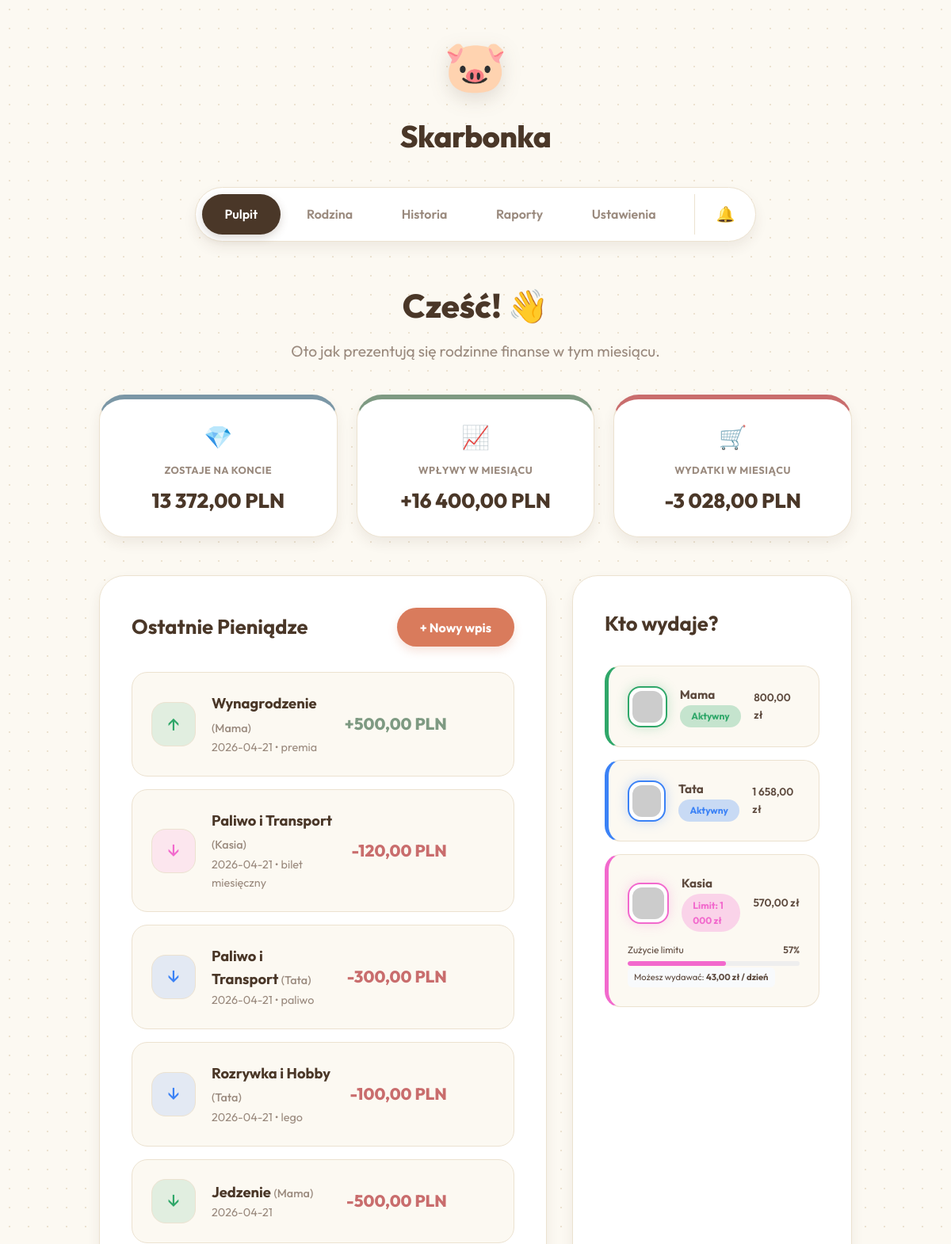
Before: / (upper part) with the older database file.
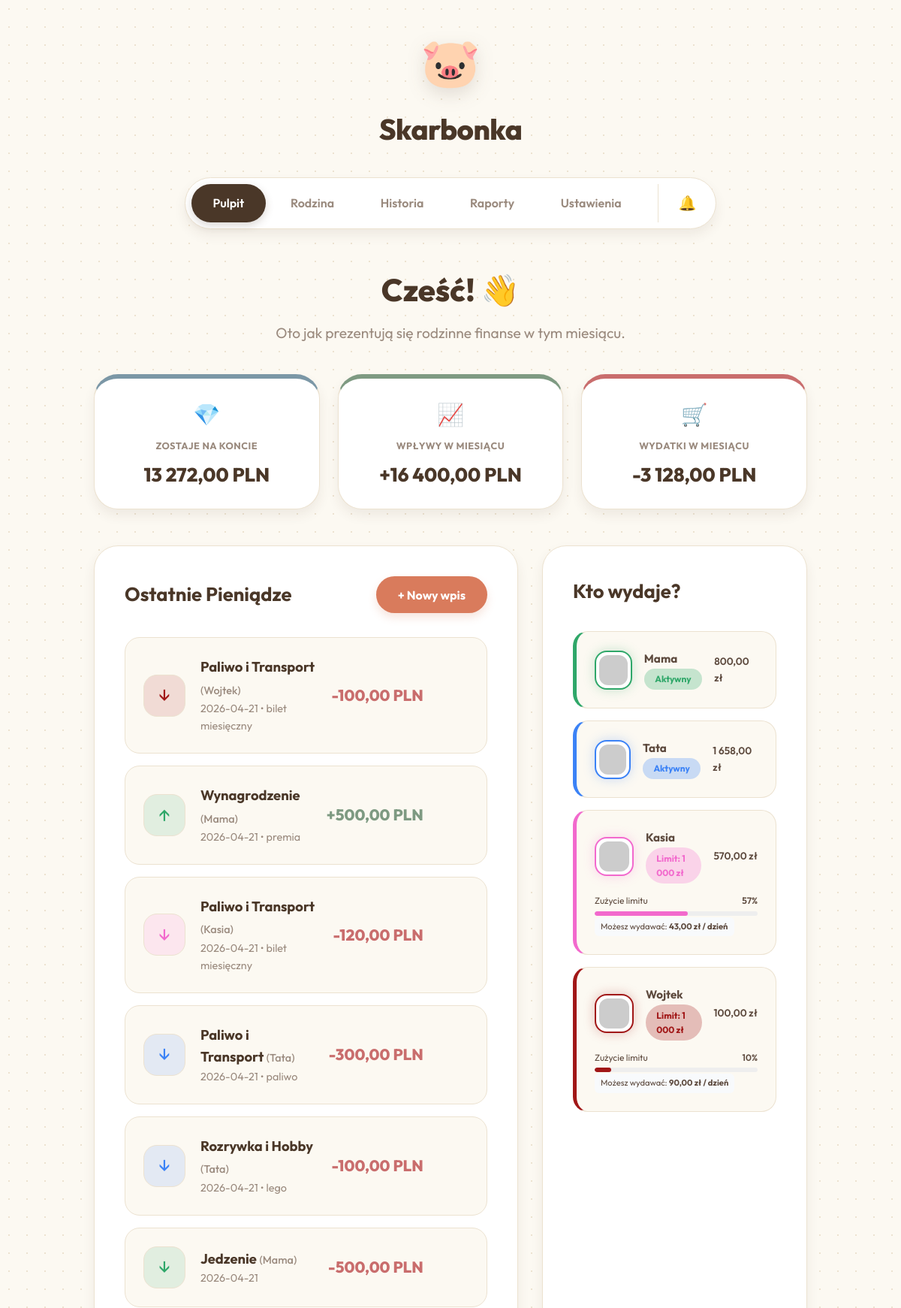
After: the same page with the newer database file.
### tables this page shows
CREATE TABLE transactions (
                id INTEGER PRIMARY KEY AUTOINCREMENT,
                user_id INTEGER NOT NULL,
                category_id INTEGER NOT NULL,
                amount REAL NOT NULL,
                date TEXT NOT NULL,
                description TEXT,
                type TEXT NOT NULL CHECK(type IN ('income', 'expense')),
                FOREIGN KEY (user_id) REFERENCES users(id),
                FOREIGN KEY (category_id) REFERENCES categories(id)
            );

CREATE TABLE categories (
                id INTEGER PRIMARY KEY AUTOINCREMENT,
                name TEXT NOT NULL,
                type TEXT NOT NULL CHECK(type IN ('income', 'expense'))
            );

CREATE TABLE users (
                id INTEGER PRIMARY KEY AUTOINCREMENT,
                name TEXT NOT NULL,
                color TEXT DEFAULT '#ffffff'
            , avatar TEXT DEFAULT 'avataaars', monthly_limit REAL DEFAULT 0);

### index.php (the view, shortened to what this page needs)
<?php
require_once 'db.php';
$currentMonth = date('Y-m');
$stmt = $db->prepare("
    SELECT u.*,
    (SELECT SUM(amount) FROM transactions WHERE user_id = u.id AND type = 'expense' AND date LIKE ?) as spent
    FROM users u
");
$stmt->execute([$currentMonth . '%']);
$users = $stmt->fetchAll(PDO::FETCH_ASSOC);
$stmt = $db->query("SELECT SUM(CASE WHEN type = 'income' THEN amount ELSE -amount END) as balance FROM transactions");
$balanceRaw = $stmt->fetch(PDO::FETCH_ASSOC)['balance'];
$balance = $balanceRaw ? number_format($balanceRaw, 2, ',', ' ') : "0,00";
$currentMonth = date('Y-m');
$stmt = $db->prepare("SELECT type, SUM(amount) as total FROM transactions WHERE date LIKE ? GROUP BY type");
$stmt->execute([$currentMonth . '%']);
$monthlyStats = $stmt->fetchAll(PDO::FETCH_KEY_PAIR);
$income = isset($monthlyStats['income']) ? number_format($monthlyStats['income'], 2, ',', ' ') : "0,00";
$expense = isset($monthlyStats['expense']) ? number_format($monthlyStats['expense'], 2, ',', ' ') : "0,00";
$stmt = $db->query("
    SELECT t.*, u.name as user_name, u.color, c.name as category_name
    FROM transactions t
    JOIN users u ON t.user_id = u.id
    JOIN categories c ON t.category_id = c.id
    ORDER BY t.date DESC, t.id DESC LIMIT 15
");
$transactions = $stmt->fetchAll(PDO::FETCH_ASSOC);
?>
<!DOCTYPE html>
<html lang="pl">
<head>
    <link rel="stylesheet" href="style.css">
</head>
<body>
    <div class="app-wrapper">
        <header class="app-header">
            <div class="logo">
                <div class="logo-icon">🐷</div>
                <h1>Skarbonka</h1>
            </div>
            <nav class="top-nav">
                <a href="index.php" class="active">Pulpit</a>
                <a href="members.php">Rodzina</a>
                <a href="history.php">Historia</a>
                <a href="reports.php">Raporty</a>
                <a href="settings.php">Ustawienia</a>
                <div class="notif-center">
                    <div class="notif-bell" onclick="toggleNotifs()">
                        🔔
                    </div>
                </div>
            </nav>
        </header>
        <main class="main-content">
            <header class="topbar">
                <div>
                    <h2 class="greeting">Cześć! 👋</h2>
                    <p class="subtitle">Oto jak prezentują się rodzinne finanse w tym miesiącu.</p>
                </div>
            </header>
            <div class="dashboard-cards">
                <div class="card glass-effect gradient-blue">
                    <div class="card-icon">💎</div>
                    <h3>Zostaje na koncie</h3>
                    <p class="amount"><?= $balance ?> PLN</p>
                </div>
                <div class="card glass-effect gradient-green">
                    <div class="card-icon">📈</div>
                    <h3>Wpływy w miesiącu</h3>
                    <p class="amount">+<?= $income ?> PLN</p>
                </div>
                <div class="card glass-effect gradient-red">
                    <div class="card-icon">🛒</div>
                    <h3>Wydatki w miesiącu</h3>
                    <p class="amount">-<?= $expense ?> PLN</p>
                </div>
            </div>
            <div class="content-grid">
                <section class="recent-transactions glass-effect section-box">
                    <div class="section-header">
                        <h3>Ostatnie Pieniądze</h3>
                        <button class="btn-primary" onclick="openModal()">+ Nowy wpis</button>
                    </div>
                    <div class="transaction-list">
                        <?php if (empty($transactions)): ?>
                            <div class="empty-state">
                                <span>🌬️</span>
                                <p>Cisza w portfelu. Dodaj pierwszą transakcję!</p>
                            </div>
                        <?php else: ?>
                            <?php foreach($transactions as $t): ?>
                                <div class="transaction-item">
                                    <div class="t-icon" style="background-color: <?= htmlspecialchars($t['color']) ?>22; color: <?= htmlspecialchars($t['color']) ?>">
                                        <?= $t['type'] == 'income' ? '↑' : '↓' ?>
                                    </div>
                                    <div class="t-details">
                                        <h4><?= htmlspecialchars($t['category_name']) ?> <span class="t-user">(<?= htmlspecialchars($t['user_name']) ?>)</span></h4>
                                        <p><?= htmlspecialchars($t['date']) ?><?= $t['description'] ? ' &bull; '.htmlspecialchars($t['description']) : '' ?></p>
                                    </div>
                                    <div class="t-amount <?= $t['type'] ?>">
                                        <?= $t['type'] == 'income' ? '+' : '-' ?><?= number_format($t['amount'], 2, ',', ' ') ?> PLN
                                    </div>
                                </div>
                            <?php endforeach; ?>
                        <?php endif; ?>
                    </div>
                </section>
                <section class="family-members glass-effect section-box">
                    <div class="section-header">
                        <h3>Kto wydaje?</h3>
                    </div>
                    <div class="users-list">
                        <?php
                        $daysInMonth = (int)date('t');
                        $currentDay = (int)date('j');
                        $remainingDays = $daysInMonth - $currentDay + 1;
                        ?>
                        <?php foreach($users as $u): ?>
                            <?php
                                $userSpent = (float)$u['spent'];
                                $userLimit = (float)$u['monthly_limit'];
                                $showLimit = $userLimit > 0;
                                $percent = $showLimit ? round(($userSpent / $userLimit) * 100) : 0;
                                $statusColor = htmlspecialchars($u['color']);
                                $remaining = $userLimit - $userSpent;
                                $daily = $remaining > 0 ? $remaining / $remainingDays : 0;
                            ?>
                            <div class="user-card" style="flex-direction: column; align-items: flex-start; gap: 0.8rem; border-left: 5px solid <?= $statusColor ?>;">
                                <div style="display: flex; align-items: center; gap: 1rem; width: 100%;">
                                     <div class="user-avatar" style="border-color: <?= htmlspecialchars($u['color']) ?>; box-shadow: 0 0 15px <?= htmlspecialchars($u['color']) ?>44;">
                                        <img src="https://robohash.org/<?= urlencode($u['avatar'] ?? 'cat1') ?>.png?set=set4&size=150x150" alt="<?= htmlspecialchars($u['name']) ?>">
                                    </div>
                                    <div class="user-info" style="flex: 1;">
                                        <h4 style="font-size: 0.95rem;"><?= htmlspecialchars($u['name']) ?></h4>
                                        <span class="user-badge" style="background-color: <?= htmlspecialchars($u['color']) ?>44; color: <?= htmlspecialchars($u['color']) ?>; font-size: 0.75rem;">
                                            <?= $showLimit ? 'Limit: '.number_format($userLimit, 0, ',', ' ').' zł' : 'Aktywny' ?>
                                        </span>
                                    </div>
                                    <div style="font-size: 0.85rem; font-weight: 600;">
                                        <?= number_format($userSpent, 2, ',', ' ') ?> zł
                                    </div>
                                </div>
                                <?php if ($showLimit): ?>
                                    <div style="width: 100%;">
                                        <div style="display: flex; justify-content: space-between; font-size: 0.75rem; margin-bottom: 0.3rem; color: var(--text-secondary);">
                                            <span>Zużycie limitu</span>
                                            <span style="font-weight: 600; color: <?= $percent > 90 ? 'var(--red-color)' : 'var(--text-primary)' ?>;"><?= $percent ?>%</span>
                                        </div>
                                        <div style="width: 100%; height: 6px; background: #eee; border-radius: 10px; overflow: hidden;">
                                            <div style="width: <?= $percent ?>%; height: 100%; background: <?= $percent > 90 ? 'var(--red-color)' : htmlspecialchars($u['color']) ?>; border-radius: 10px; transition: width 0.5s ease;"></div>
                                        </div>
                                        <?php if ($remaining > 0): ?>
                                            <div style="font-size: 0.7rem; color: var(--text-secondary); background: #f8fafc; padding: 4px 8px; border-radius: 6px; display: inline-block;">
                                                Możesz wydawać: <strong><?= number_format($daily, 2, ',', ' ') ?> zł / dzień</strong>
                                            </div>
                                        <?php endif; ?>
                                    </div>
                                <?php endif; ?>
                            </div>
                        <?php endforeach; ?>
                    </div>
                </section>
            </div>
        </main>
    </div>
</body>
</html>

Changed rows visible on the page:
added transactions: category.name "Paliwo i Transport", user.name "Wojtek", date "2026-04-21", description "bilet miesięczny", amount "100,00"
added users: name "Wojtek", monthly_limit "1 000", userSpent "100,00", percent "10", daily "90,00"
Other visible differences:
$balance: "13 372,00" → "13 272,00"
$expense: "3 028,00" → "3 128,00"
